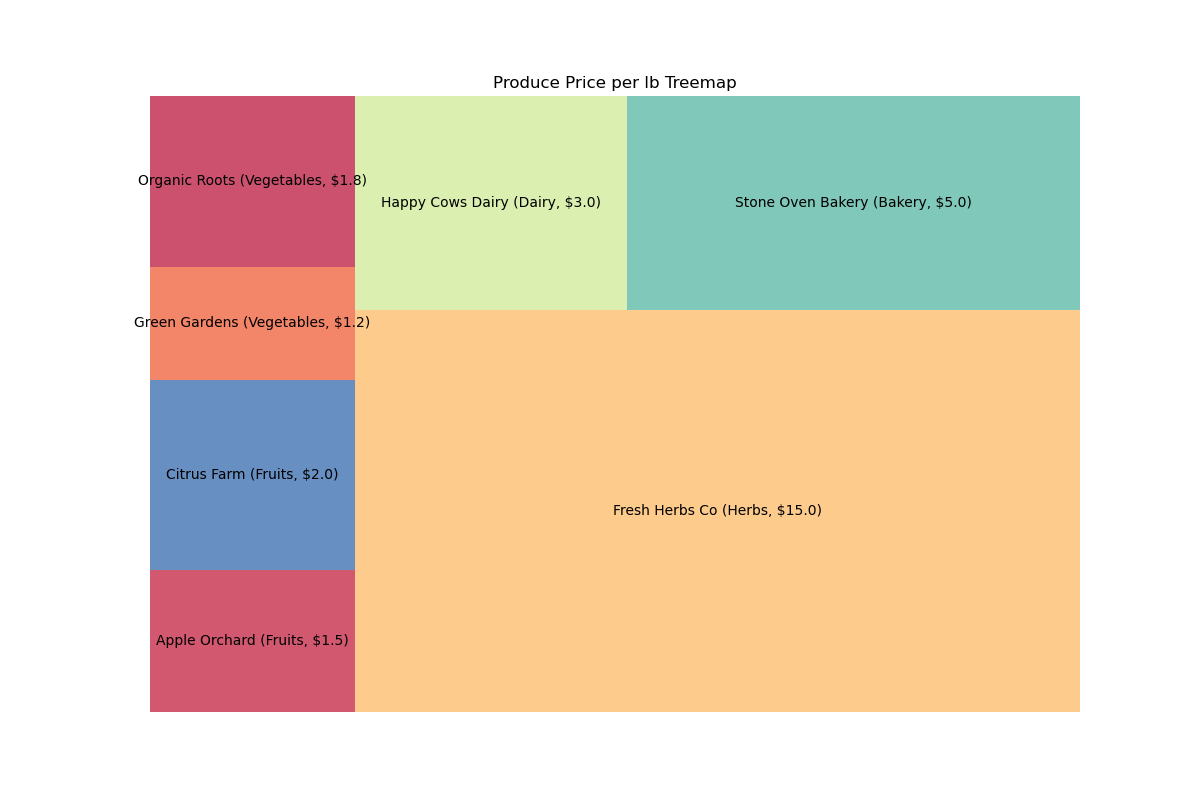

Here is the Python script that generated this plot:

import matplotlib.pyplot as plt
import squarify

# Our given dataset
data = [
    {'Produce Type': 'Fruits', 'Vendor': 'Apple Orchard', 'Price_per_lb': '$1.5'},
    {'Produce Type': 'Fruits', 'Vendor': 'Citrus Farm', 'Price_per_lb': '$2.0'},
    {'Produce Type': 'Vegetables', 'Vendor': 'Green Gardens', 'Price_per_lb': '$1.2'},
    {'Produce Type': 'Vegetables', 'Vendor': 'Organic Roots', 'Price_per_lb': '$1.8'},
    {'Produce Type': 'Herbs', 'Vendor': 'Fresh Herbs Co', 'Price_per_lb': '$15.0'},
    {'Produce Type': 'Dairy', 'Vendor': 'Happy Cows Dairy', 'Price_per_lb': '$3.0'},
    {'Produce Type': 'Bakery', 'Vendor': 'Stone Oven Bakery', 'Price_per_lb': '$5.0'}
]

# Extracting sizes and labels for the treemap
sizes = [float(item['Price_per_lb'].replace('$', '')) for item in data]
labels = [f"{item['Vendor']} ({item['Produce Type']}, {item['Price_per_lb']})" for item in data]

# Determine colors randomly
import random
colors = [plt.cm.Spectral(random.random()) for i in range(len(data))]

# Create the treemap
plt.figure(figsize=(12, 8))
squarify.plot(sizes=sizes, label=labels, color=colors, alpha=0.8)

# Adding title and removing the axes
plt.title('Produce Price per lb Treemap')
plt.axis('off')

# Show the plot
plt.show()
